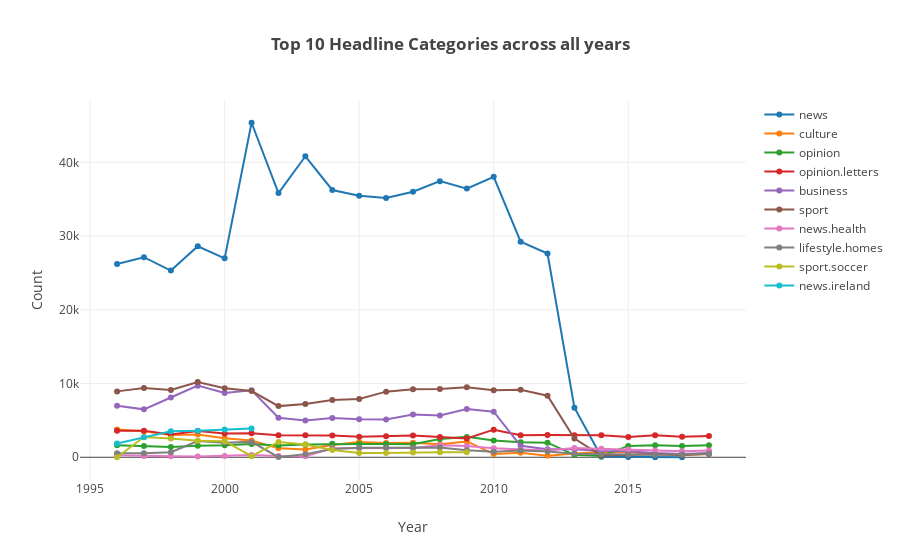

Notebook code cell kept with this figure:
### Markdown cell above
### Top 10 Headline Categories across Years

### Code cell
years = df['year'].unique().tolist()
categories = top10_df['headline_category'].unique().tolist()
traces = []
i = 0
for category in categories:
    y = top10_df[top10_df['headline_category'] == category].groupby('year')['headline_category'].count().values.tolist()
    x = years
    traces.append(go.Scatter(y=y,
                             x=x,
                             name=category,
                             mode='lines+markers'
                           ))
    
layout = go.Layout(title='<b>Top 10 Headline Categories across all years</b>',
                   xaxis=dict(title='Year'),
                   yaxis=dict(title='Count')
                  )
    
fig = go.Figure(data=traces, layout=layout)
py.iplot(fig)

### Figure 1 — Plotly figure (JSON) as saved in the notebook; plotly's stock layout.template omitted (floating-point values rounded to 4 significant figures)
{"data": [{"mode": "lines+markers", "name": "news", "type": "scatter", "uid": "3d83b437-130f-469f-a2b9-fbea1e0a1813", "x": [1996, 1997, 1998, 1999, 2000, 2001, 2002, 2003, 2004, 2005, 2006, 2007, 2008, 2009, 2010, 2011, 2012, 2013, 2014, 2015, 2016, 2017, 2018], "y": [26216, 27130, 25321, 28614, 26975, 45363, 35830, 40816, 36245, 35465, 35166, 36008, 37444, 36433, 38039, 29242, 27628, 6728, 69, 37, 2, 3]}, {"mode": "lines+markers", "name": "culture", "type": "scatter", "uid": "4590d2a5-6220-494c-87bc-c5cfa5cfbc2b", "x": [1996, 1997, 1998, 1999, 2000, 2001, 2002, 2003, 2004, 2005, 2006, 2007, 2008, 2009, 2010, 2011, 2012, 2013, 2014, 2015, 2016, 2017, 2018], "y": [3749, 3541, 3023, 3079, 2570, 2277, 1206, 1068, 1674, 2068, 1918, 1983, 1754, 2150, 443, 625, 212, 524, 726, 744, 419, 292, 464]}, {"mode": "lines+markers", "name": "opinion", "type": "scatter", "uid": "a578f98d-a3f8-4186-9713-2783f1bfebc8", "x": [1996, 1997, 1998, 1999, 2000, 2001, 2002, 2003, 2004, 2005, 2006, 2007, 2008, 2009, 2010, 2011, 2012, 2013, 2014, 2015, 2016, 2017, 2018], "y": [1631, 1528, 1379, 1571, 1629, 1810, 1608, 1735, 1819, 1804, 1793, 1768, 2463, 2764, 2277, 2024, 1975, 323, 160, 1544, 1644, 1536, 1628]}, {"mode": "lines+markers", "name": "opinion.letters", "type": "scatter", "uid": "ed8fd0ee-37fb-4ff1-bd6d-eea42963983a", "x": [1996, 1997, 1998, 1999, 2000, 2001, 2002, 2003, 2004, 2005, 2006, 2007, 2008, 2009, 2010, 2011, 2012, 2013, 2014, 2015, 2016, 2017, 2018], "y": [3608, 3612, 3095, 3573, 3220, 3261, 2972, 3002, 2953, 2780, 2862, 2962, 2737, 2540, 3744, 2972, 3013, 3000, 2998, 2734, 2972, 2781, 2871]}, {"mode": "lines+markers", "name": "business", "type": "scatter", "uid": "3e00b655-977d-4734-91c1-1eece5c27abb", "x": [1996, 1997, 1998, 1999, 2000, 2001, 2002, 2003, 2004, 2005, 2006, 2007, 2008, 2009, 2010, 2011, 2012, 2013, 2014, 2015, 2016, 2017, 2018], "y": [6988, 6496, 8102, 9713, 8722, 9074, 5351, 4982, 5309, 5161, 5118, 5799, 5670, 6542, 6184, 1554, 1082, 1099, 836, 808, 563, 430, 572]}, {"mode": "lines+markers", "name": "sport", "type": "scatter", "uid": "3414b978-0a4c-46d5-9933-b0ad4ef8a131", "x": [1996, 1997, 1998, 1999, 2000, 2001, 2002, 2003, 2004, 2005, 2006, 2007, 2008, 2009, 2010, 2011, 2012, 2013, 2014, 2015, 2016, 2017, 2018], "y": [8934, 9378, 9130, 10216, 9370, 8975, 6936, 7226, 7778, 7898, 8901, 9223, 9264, 9491, 9088, 9161, 8353, 2532, 238, 292, 400, 323, 452]}, {"mode": "lines+markers", "name": "news.health", "type": "scatter", "uid": "c51be28e-4b45-477a-a651-76425b71f31e", "x": [1996, 1997, 1998, 1999, 2000, 2001, 2002, 2003, 2004, 2005, 2006, 2007, 2008, 2009, 2010, 2011, 2012, 2013, 2014, 2015, 2016, 2017, 2018], "y": [284, 185, 149, 113, 159, 299, 177, 150, 1216, 1247, 1247, 1244, 1641, 1544, 1215, 1023, 926, 1264, 1162, 1062, 932, 815, 907]}, {"mode": "lines+markers", "name": "lifestyle.homes", "type": "scatter", "uid": "590d42d9-1f40-4903-8c4d-df2930decabe", "x": [1996, 1997, 1998, 1999, 2000, 2001, 2002, 2003, 2004, 2005, 2006, 2007, 2008, 2009, 2010, 2011, 2012, 2013, 2014, 2015, 2016, 2017, 2018], "y": [539, 542, 689, 2201, 1966, 2086, 21, 425, 1129, 1291, 1293, 1269, 1312, 959, 731, 933, 796, 493, 418, 374, 337, 368, 513]}, {"mode": "lines+markers", "name": "sport.soccer", "type": "scatter", "uid": "0ce637d5-69ec-426f-b581-cfe67c76a1db", "x": [1996, 1997, 1998, 1999, 2000, 2001, 2002, 2003, 2004, 2005, 2006, 2007, 2008, 2009, 2010, 2011, 2012, 2013, 2014, 2015, 2016, 2017, 2018], "y": [4, 2744, 2559, 2235, 2182, 150, 2077, 1744, 992, 595, 590, 660, 676, 690]}, {"mode": "lines+markers", "name": "news.ireland", "type": "scatter", "uid": "4be096a4-cf09-463f-b988-bdbb622584d8", "x": [1996, 1997, 1998, 1999, 2000, 2001, 2002, 2003, 2004, 2005, 2006, 2007, 2008, 2009, 2010, 2011, 2012, 2013, 2014, 2015, 2016, 2017, 2018], "y": [1859, 2712, 3519, 3612, 3755, 3893]}], "layout": {"title": {"text": "<b>Top 10 Headline Categories across all years</b>"}, "xaxis": {"title": {"text": "Year"}}, "yaxis": {"title": {"text": "Count"}}}}
